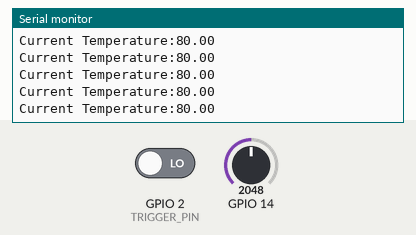
Bench run of a sketch on a simulated ESP32. Shown: the last lines printed to the serial monitor. The test bench sets the inputs (shaded band); at power-on: GPIO 14 = 2048, GPIO 2 (TRIGGER_PIN) LOW.

Above: at 1.2 s.
1.3 s: GPIO 14 set to 989
At 2.0 s:
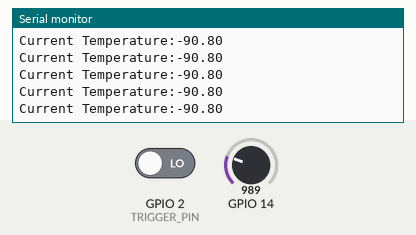
2.8 s: GPIO 14 set to 904
At 3.3 s:
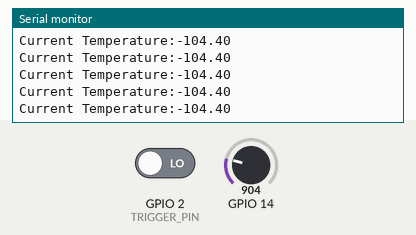
Timing chart, 0 to 5.8 s (numbered marks = the images above; inputs shaded):
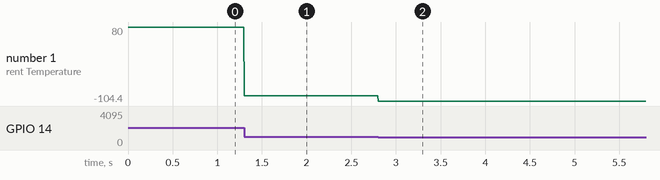

Measured:
- after the input at 1.3 s, the serial monitor: prints a new line at once (image 1)
- after the input at 2.8 s, the serial monitor: prints a new line at once (image 2)
- plotted number 1: 80 → -90.8 after the input at 1.3 s, -90.8 → -104.4 after the input at 2.8 s

The sketch:

thermocouple_read_from_esp_v2.ino
```cpp
#include <driver/adc.h>
#include <esp_adc_cal.h>

#define AREF 3.3                          // Reference voltage
#define ADC_RESOLUTION 12                 // 12-bit resolution for ESP32
#define SIZE_OF_DATA 12000                  // Reduced size for demonstration purposes

// ADC Pin Configuration for Thermocouple
#define TC_PIN ADC2_CHANNEL_6            // GPIO 14 is ADC2 Channel 6 on ESP32
#define TRIGGER_PIN 2                     // GPIO 2 is D2 on ESP32

// Arrays to store temperature readings and timestamps
float temperatureArray[SIZE_OF_DATA];
unsigned long timeArray[SIZE_OF_DATA];
bool measure = false;

// Variables to store raw ADC value and temperature during waiting time
int raw_value_waiting;
float voltage_waiting;
float temperature_waiting;

// ADC calibration characteristics structure
esp_adc_cal_characteristics_t *adc_chars = new esp_adc_cal_characteristics_t;

// Function to convert raw ADC value to voltage in volts
float get_voltage(int raw_adc) {
    return esp_adc_cal_raw_to_voltage(raw_adc, adc_chars) / 1000.0;  // Convert to volts
}

// Function to convert voltage to temperature using AD8495 amplifier formula
float get_temperature(float voltage) {
    return (voltage - 1.25) / 0.005;  // Conversion formula per AD8495
}

// Read sensor data, storing temperature and time data in the arrays
void read_sensor(float tempArray[], unsigned long timeArray[]) {
    int raw_value;
    for (int i = 0; i < SIZE_OF_DATA; i++) {
        // Capture the timestamp at the beginning of each measurement
        timeArray[i] = micros();

        // Read raw ADC value from the thermocouple pin
        adc2_get_raw(TC_PIN, ADC_WIDTH_BIT_12, &raw_value);

        // Convert raw value to temperature and store it
        float voltage = get_voltage(raw_value);
        //tempArray[i] = get_temperature(voltage);
        tempArray[i] = voltage;


       delay(0.01);  // Add a slight delay if needed for sampling rate control
    }
}

// Send the temperature and time arrays data over serial
void send_data(float tempArray[], unsigned long timeArray[], int sample_time) {
    Serial.println("Start of Temperature and Time Data:");
    Serial.print("Sample Time (microseconds): ");
    Serial.println(sample_time);
    for (int i = 0; i < SIZE_OF_DATA; i++) {
        // Serial.print("Time (us): ");
        Serial.print(timeArray[i]);
        Serial.print(", ");
        Serial.println(tempArray[i]);
    }
    Serial.println("End of Data");
}

void setup() {
    Serial.begin(115200);

    // Configure the ADC pin for the ESP32
    adc2_config_channel_atten(TC_PIN, ADC_ATTEN_DB_11);  // Set attenuation for 0-3.3V range
    esp_adc_cal_characterize(ADC_UNIT_2, ADC_ATTEN_DB_11, ADC_WIDTH_BIT_12, 1100, adc_chars);

    // Configure trigger pin as input
    pinMode(TRIGGER_PIN, INPUT);
}

void loop() {
    // Check if the trigger pin is HIGH (5V signal)
    if (digitalRead(TRIGGER_PIN) == HIGH) {
        measure = true;
    }

    if (measure) {
        unsigned long begin_time = micros();

        // Fill temperatureArray and timeArray with sensor readings
        read_sensor(temperatureArray, timeArray);

        unsigned long end_time = micros();
        int sample_time = (end_time - begin_time) / SIZE_OF_DATA;  // Average time per sample

        // Send data over serial
        send_data(temperatureArray, timeArray, sample_time);

        // Stop measurement after one complete set of readings
        measure = false;
        delay(100);  // Optional delay
    }
    else {
        // Read raw ADC value from the thermocouple pin
        adc2_get_raw(TC_PIN, ADC_WIDTH_BIT_12, &raw_value_waiting);
        // Convert raw value to temperature and store it
        voltage_waiting = get_voltage(raw_value_waiting);
        temperature_waiting = get_temperature(voltage_waiting);
        Serial.println("Current Temperature:" + String(temperature_waiting));
        delay(5);  // Add a slight delay for monitoring purposes
    }

}
```
